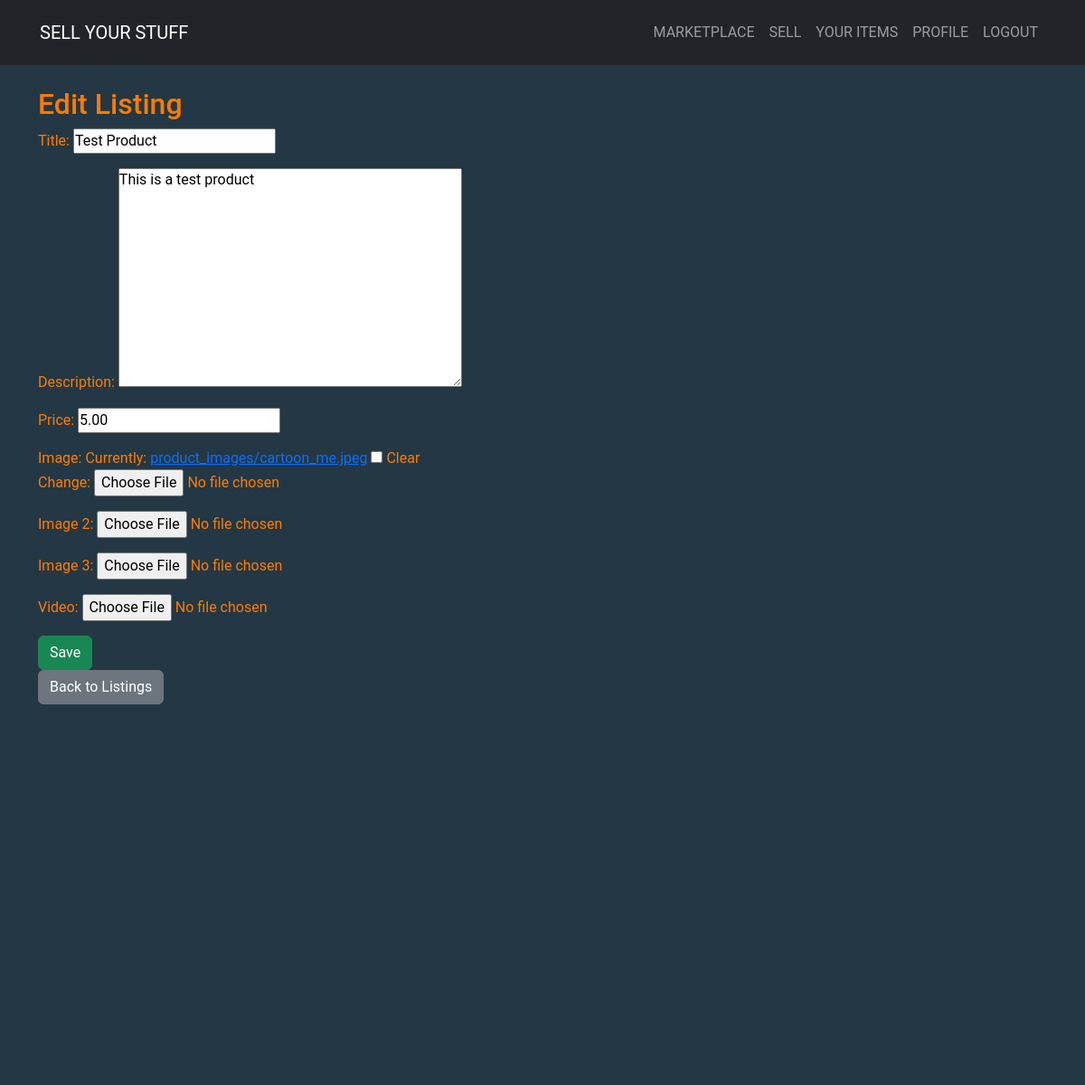
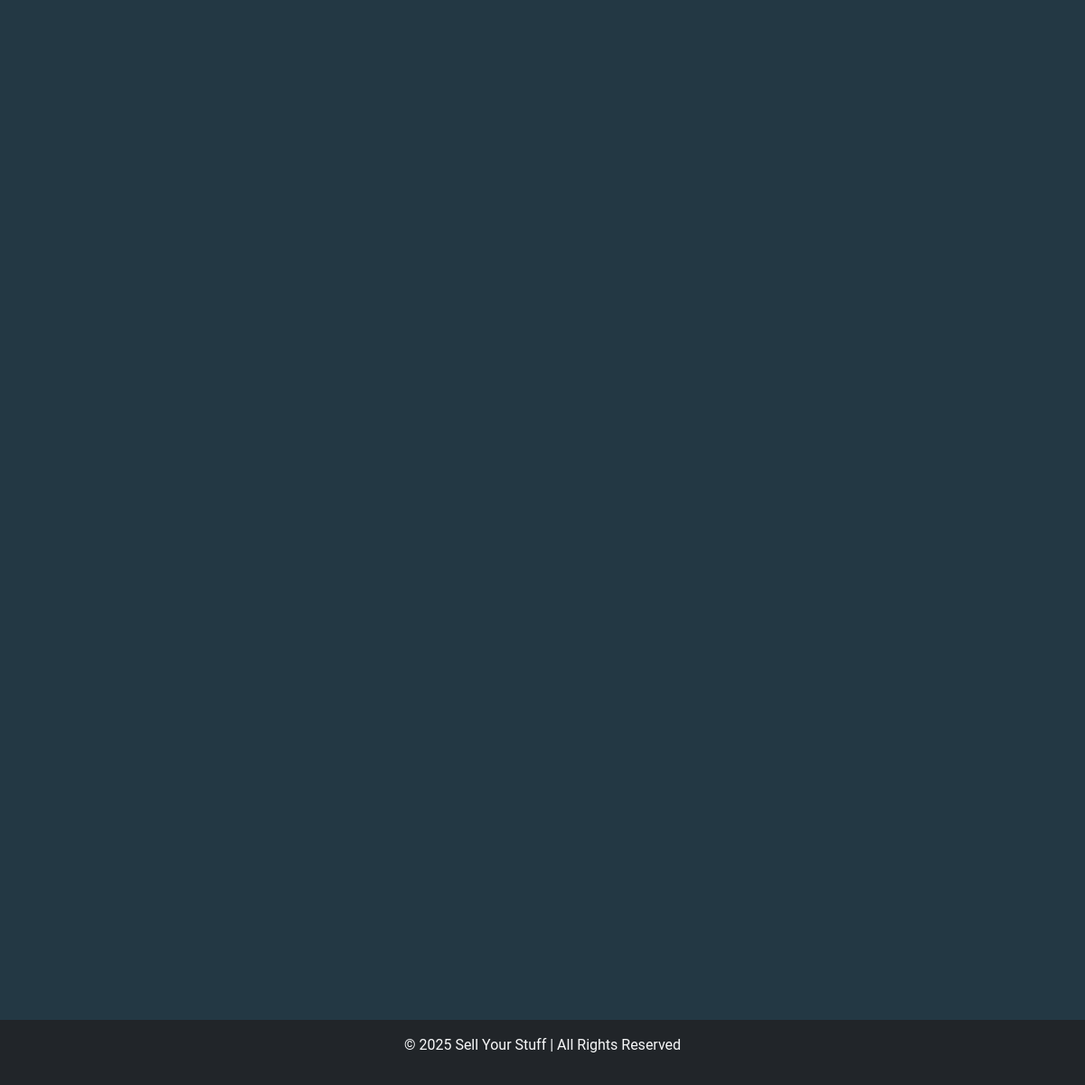
The app's page /sales/1/edit/ (signed in) with its own data (2 pictures, top to bottom).
### sales/models.py (models this page shows, shortened)
class Sale(models.Model):
    STATUS_CHOICES = [
        ("available", "Available"),
        ("sold", "Sold"),
    ]
    user = models.ForeignKey(User, on_delete=models.CASCADE)  # Seller
    title = models.CharField(max_length=205)
    description = models.TextField()
    price = models.DecimalField(max_digits=10, decimal_places=2)
    image = models.ImageField(
        upload_to="product_images/", blank=True, null=True
    )  # main image of the product
    image_2 = models.ImageField(upload_to="product_images/", blank=True, null=True)
    image_3 = models.ImageField(upload_to="product_images/", blank=True, null=True)
    video = models.FileField(
        upload_to="product_videos/", blank=True, null=True
    )  # Video upload field
    status = models.CharField(
        max_length=10, choices=STATUS_CHOICES, default="available"
    )
    created_at = models.DateTimeField(auto_now_add=True)

### sales/views.py (the view)
# urls.py: path("<int:sale_id>/edit/", views.sale_update, name="sale_update"),
@login_required
def sale_update(request, sale_id):
    sale = get_object_or_404(Sale, id=sale_id, user=request.user)
    if request.method == "POST":
        form = SaleForm(request.POST, request.FILES, instance=sale)
        if form.is_valid():
            form.save()
            return redirect("sales_list")
    else:
        form = SaleForm(instance=sale)
    return render(request, "sales/sale_form.html", {"form": form})

### sales/forms.py
class SaleForm(forms.ModelForm):
    class Meta:
        model = Sale
        fields = [
            "title",
            "description",
            "price",
            "image",
            "image_2",
            "image_3",
            "video",
        ]  # fields to be displayed in the form

### sales/templates/sales/sale_form.html (shortened to what this page needs)
{% extends "base.html" %}
{% block content %}
<h2>{% if form.instance.pk %}Edit{% else %}Create{% endif %} Listing</h2>
<form method="post" enctype="multipart/form-data">
    {{ form.as_p }}
    <button type="submit" class="btn btn-success">Save</button>
</form>
<a href="{% url 'sales_list' %}" class="btn btn-secondary">Back to Listings</a>
{% endblock content %}

### static/css/styles.css (style rules this page uses)
:root { --main-bg-color: #233844; --secondary-bg-color: #3e4f5e5c; --main-font-color: #ff7b00; }
* { margin: 0; padding: 0; box-sizing: border-box; }
body { font-family: 'Roboto', sans-serif; background-color: var(--main-bg-color); min-height: 300vh; color: var(--main-font-color); }

### records on screen
Sale: title "Test Product", description "This is a test product", price "5.00"
